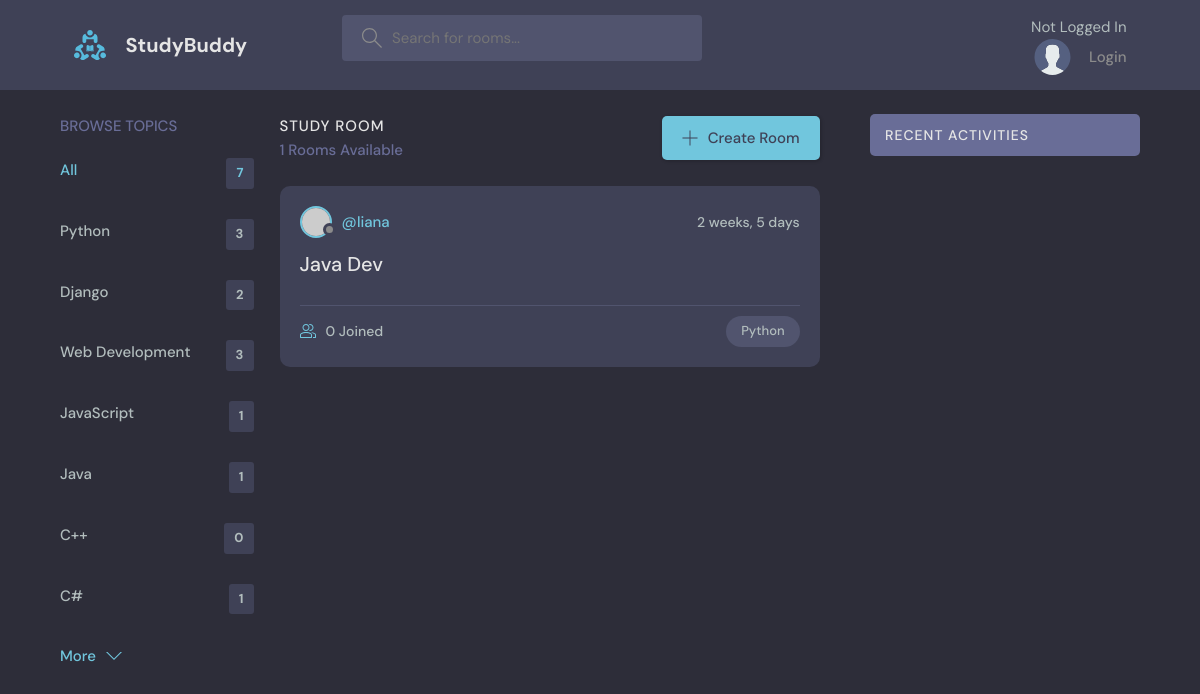
Screenshot of /?q=JavaScript with the database file from the repository.
### base/models.py (models this page shows, shortened)
class Topic(models.Model):
    name = models.CharField(max_length=200)

class Room(models.Model):
    host = models.ForeignKey(
        User,
        on_delete=models.SET_NULL, null=True
        )
    topic = models.ForeignKey(
        Topic,
        on_delete=models.SET_NULL, null=True
        )
    name = models.CharField(max_length=200)
    description = models.TextField(null=True, blank=True)
    participants = models.ManyToManyField(User, related_name='participants', blank=True)
    updated = models.DateTimeField(auto_now=True)
    created = models.DateTimeField(auto_now_add=True)
    class Meta:
        ordering = ['-updated', '-created']

### base/views.py (the view)
# urls.py: path('', views.home, name="home"),
def home(request):
    q = request.GET.get('q') if request.GET.get('q') != None else ''
    rooms = Room.objects.filter(
        Q(topic__name__icontains=q) |
        Q(name__icontains=q) |
        Q(description__icontains=q)
        )
    topics = Topic.objects.all()
    room_count = rooms.count()
    room_messages = Message.objects.filter(Q(room__topic__name__icontains=q))
    context = {'rooms': rooms, 'topics':topics,'room_count': room_count, 'room_messages': room_messages}
    return render(request, 'base/home.html', context)

### base/templates/base/home.html (shortened to what this page needs)
{% extends 'main.html' %}
{% block content %}
    <main class="layout layout--3">
      <div class="container">
        <div>
        {% include 'base/topics_component.html' %}
      </div>
        <div class="roomList">
          <div class="roomList__header">
            <div>
              <h2>Study Room</h2>
              <p>{{room_count}} Rooms Available</p>
            </div>
            <a class="btn btn--main" href="{% url 'create-room' %} ">
              <svg version="1.1" xmlns="http://www.w3.org/2000/svg" width="32" height="32" viewBox="0 0 32 32">
                <title>add</title>
                <path
                  d="M16.943 0.943h-1.885v14.115h-14.115v1.885h14.115v14.115h1.885v-14.115h14.115v-1.885h-14.115v-14.115z"
                ></path>
              </svg>
              Create Room
            </a>
          </div>
          {% include 'base/feed_component.html' %}
        </div>
        {% include 'base/activity_component.html' %}
      </div>
    </main>
{%  endblock content %}

### base/templates/base/topics_component.html
<div class="topics">
    <div class="topics__header">
      <h2>Browse Topics</h2>
    </div>
    <ul class="topics__list">
      <li>
        <a href="{% url 'home' %}" class="active">All <span>{{topics.count}}</span></a>
      </li>
      {% for topic in topics%}
      <li>
        <a href="{% url 'home' %}?q={{topic.name}}"> {{topic.name}} <span>{{topic.room_set.count}}</span></a>
      </li>
      {% endfor %}
    <a class="btn btn--link" href="{% url 'topics' %}">
      More
      <svg version="1.1" xmlns="http://www.w3.org/2000/svg" width="32" height="32" viewBox="0 0 32 32">
        <title>chevron-down</title>
        <path d="M16 21l-13-13h-3l16 16 16-16h-3l-13 13z"></path>
      </svg>
    </a>
  </div>

### base/templates/base/feed_component.html (shortened to what this page needs)
{% for room in rooms %}
<div class="roomListRoom">
    <div class="roomListRoom__header">
      <a href="{% url 'user-profile' room.host.id %}" class="roomListRoom__author">
        <div class="avatar avatar--small">
          <img src="https://randomuser.me/api/portraits/women/11.jpg" />
        </div>
        <span>@{{room.host.username}}</span>
      </a>
      <div class="roomListRoom__actions">
        <span>{{room.created|timesince}}</span>
      </div>
    </div>
    <div class="roomListRoom__content">
      <a href="{% url 'room' room.id %}">{{room.name}}</a>
    </div>
    <div class="roomListRoom__meta">
      <a href="{% url 'room' room.id %}" class="roomListRoom__joined">
        {{room.participants.all.count}} Joined
      </a>
      <p class="roomListRoom__topic">Python</p>
    </div>
  </div>
  {% endfor %}

### static/styles/style.css (style rules this page uses)
:root { --color-main: #71c6dd; --color-main-light: #e1f6fb; --color-dark: #3f4156; --color-dark-medium: #51546e; --color-dark-light: #696d97; --color-light: #e5e5e5; --color-gray: #8b8b8b; --color-light-gray: #b2bdbd; --color-bg: #2d2d39; --color-success: #5dd693; --color-error: #fc4b0b; }
* { font-family: "DM Sans", -apple-system, BlinkMacSystemFont, "Segoe UI", Roboto, Oxygen, Ubuntu, Cantarell, "Open Sans", "Helvetica Neue", sans-serif; margin: 0; padding: 0; box-sizing: border-box; text-rendering: optimizeLegibility; font-size: inherit; }
html { font-size: 56.25%; }
@media only screen and (min-width: 1200px) { html { font-size: 62.5%; } }
body { line-height: 1.6; font-weight: 400; font-size: 1.5rem; color: var(--color-light-gray); background-color: var(--color-bg); min-height: 100vh; }
img { width: 100%; }
a { display: inline-block; color: var(--color-main); text-decoration: none; }
.container { max-width: 120rem; width: 90%; margin: auto; }
.btn { background-color: transparent; border: none; display: inline-flex; align-items: center; gap: 1rem; cursor: pointer; transition: all ease-in-out 0.3s; padding: 1rem 2rem; border-radius: 5px; box-shadow: 1px 1px 3px 1px rgba(0, 0, 0, 0.15); font-weight: 500; }
.btn--link { border-radius: 0; padding: 0; color: var(--color-main); box-shadow: none; }
.btn--main { background-color: var(--color-main); color: var(--color-dark); }
.btn > svg { fill: currentColor; width: 1.6rem; height: 1.6rem; }
.avatar { position: relative; display: inline-block; border-radius: 50%; border: 2px solid var(--color-main); }
.avatar img { display: block; border-radius: 50%; object-fit: cover; object-position: center; }
.avatar::after { content: ""; display: block; position: absolute; background-color: var(--color-gray); z-index: 111; border-radius: 50%; border: 0.3rem solid var(--color-dark); }
.avatar.avatar--small img { width: 2.8rem; height: 2.8rem; }
.avatar.avatar--small:after { width: 0.7rem; height: 0.7rem; bottom: 0px; right: -6px; }
.layout { margin-top: 2.4rem; }
.layout > .container { display: flex; justify-content: space-between; align-items: flex-start; }
.layout--3 > .container > div:first-child { flex-basis: 18%; max-width: 22.5rem; }
.layout--3 > .container > div:nth-child(2) { flex-basis: 50%; }
.topics__header { margin-bottom: 2rem; }
.topics__header h2 { text-transform: uppercase; font-weight: 500; color: var(--color-dark-light); }
.topics__list { list-style: none; }
.topics__list li a { display: flex; justify-content: space-between; margin-bottom: 3rem; font-weight: 500; color: var(--color-light-gray); transition: all 0.3s ease-in-out; }
.topics__list li a.active, .topics__list li a:hover { color: var(--color-main); }
.topics__list li a span { padding: 0.5rem 1rem; background-color: var(--color-dark); border-radius: 3px; font-size: 1.3rem; font-weight: 700; letter-spacing: 1px; }
.roomList__header { display: flex; justify-content: space-between; align-items: center; margin-bottom: 2.4rem; }
.roomList__header h2 { text-transform: uppercase; font-weight: 500; color: var(--color-light); letter-spacing: 1px; }
.roomList__header p { font-weight: 500; color: var(--color-dark-light); }
.roomListRoom { margin-bottom: 2.4rem; background-color: var(--color-dark); border-radius: 1rem; padding: 2rem; }
.roomListRoom__header { display: flex; justify-content: space-between; align-items: center; }
.roomListRoom__author { font-weight: 500; display: flex; align-items: center; gap: 1rem; }
.roomListRoom__actions { display: flex; align-items: flex-start; gap: 1rem; position: relative; }
.roomListRoom__actions span { font-size: 1.4rem; font-weight: 500; }
.roomListRoom__content { margin: 1rem 0; }
.roomListRoom__content a { font-size: 2rem; font-weight: 500; margin-bottom: 1.5rem; color: var(--color-light); transition: all 0.3s ease-in-out; }
.roomListRoom__meta { border-top: 1px solid var(--color-dark-medium); padding-top: 1rem; display: flex; align-items: center; justify-content: space-between; }
.roomListRoom__joined { color: var(--color-light-gray); display: flex; align-items: center; gap: 1rem; font-size: 1.4rem; font-weight: 500; }
.roomListRoom__joined svg { fill: var(--color-main); width: 1.6rem; height: 1.6rem; }
.roomListRoom__topic { padding: 5px 1.5rem; background-color: var(--color-dark-medium); border-radius: 5rem; font-weight: 500; font-size: 1.3rem; }

### rows the page displays
Topic: name "Python", room_set.count "3"
Topic: name "Django", room_set.count "2"
Topic: name "Web Development", room_set.count "3"
Topic: name "JavaScript", room_set.count "1"
Topic: name "Java", room_set.count "1"
Topic: name "C++", room_set.count "0"
Topic: name "C#", room_set.count "1"
Room: host.username "liana", created "2 weeks, 5 days", name "Java Dev", participants.all.count "0"

### other values shown
{{ topics.count }} "7"
{{ room_count }} "1"
